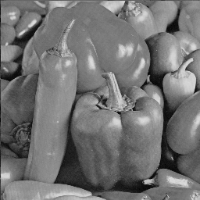
#> input picture pepper.png, 200 x 200 px
$ jupyter execute PHT-Straight.ipynb
#> lines starting #> are read from the running program, lines starting #| are printed output that depends on the picture
[cell 1]
from matplotlib import pyplot as plt
import numpy as np
import cv2

[cell 2]
N = 50
P = 70

ori_img = cv2.imread('./pepper.png', 0)
#> ori_img is the input picture: shape (200, 200); min 5, max 220, mean 115
img = cv2.resize(ori_img, (N,N))
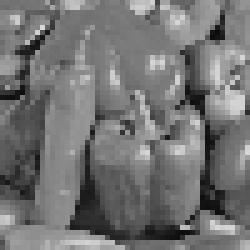
#> img: shape (50, 50) (shown 5 times larger); min 11, max 216, mean 115.5
imvec = np.reshape(np.array(img), (N*N,1))
#> imvec = 2500 values, max 216 at index 258, min 11 at index 343, mean 115.5

[cell 3]
def imshow(imgdata):
    plt.imshow(imgdata, cmap = 'gray')
    plt.show()

imshow(img)

[cell 4]
# GENERATE MATRIX TRANSFORM

matN = np.ones((2 * P + 1, 2 * P + 1), dtype='float32')
matM = np.ones((2 * P + 1, 2 * P + 1), dtype='float32')
for i in range(-P, P+1):
    matN[i + P,:] = i
    matM[:,i + P] = i
matN = matN.reshape(((2 * P + 1) * (2 * P + 1), 1))
matN = np.repeat(matN, N * N, axis=1)
matM = matM.reshape(((2 * P + 1) * (2 * P + 1), 1))
matM = np.repeat(matM, N * N, axis=1)

matI = np.ones((N,N), dtype='float32')
matK = np.ones((N,N), dtype='float32')
for i in range(N):
    matI[i,:] = i
    matK[:,i] = i
matI = matI.reshape((1, N * N))
matI = np.repeat(matI, (2 * P + 1) * (2 * P + 1), axis=0)
matK = matK.reshape((1, N * N))
matK = np.repeat(matK, (2 * P + 1) * (2 * P + 1), axis=0)

matY = (2 * matI - N + 1) / (N - 1) / np.sqrt(2)
matX = (2 * matK - N + 1) / (N - 1) / np.sqrt(2)
matR = np.sqrt(matX * matX + matY * matY)
matT = np.arctan2(matY, matX)

# FREE UP SOME MEMORY - 1
del matI
del matK
del matY
del matX

matW = 2 / (np.pi * N * N) * np.exp(-2 * np.pi * matN * matR * matR * 1j - matM * matT * 1j)

# FREE UP SOME MEMORY - 2
del matN
del matM
del matR
del matT

[cell 5]
transformed = np.matmul(matW, imvec)
transformed_abs = np.abs(transformed)
#> transformed_abs = 19881 values, max 73.51 at index 9940, min 0.000803 at index 1533, mean 0.881
transformed_abs_img = np.reshape(transformed_abs, (2 * P + 1, 2 * P + 1))
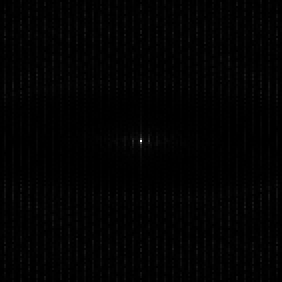
#> transformed_abs_img: shape (141, 141) float32 (shown 2 times larger); min 0.000803, max 73.51, mean 0.9; drawn with min black and max white
imshow(transformed_abs_img)

[cell 6]
# GENERATE MATRIX INVERS TRANSFORM

matN = np.ones((2 * P + 1, 2 * P + 1), dtype='float32')
matM = np.ones((2 * P + 1, 2 * P + 1), dtype='float32')
for i in range(-P, P+1):
    matN[i + P,:] = i
    matM[:,i + P] = i
matN = matN.reshape((1, (2 * P + 1) * (2 * P + 1)))
matN = np.repeat(matN, N * N, axis=0)
matM = matM.reshape((1, (2 * P + 1) * (2 * P + 1)))
matM = np.repeat(matM, N * N, axis=0)

matI = np.ones((N,N), dtype='float32')
matK = np.ones((N,N), dtype='float32')
for i in range(N):
    matI[i,:] = i
    matK[:,i] = i
matI = matI.reshape((N*N,1))
matI = np.repeat(matI, (2 * P + 1)*(2 * P + 1), axis=1)
matK = matK.reshape((N*N,1))
matK = np.repeat(matK, (2 * P + 1)*(2 * P + 1), axis=1)

matY = (2 * matI - N + 1) / (N - 1) / np.sqrt(2)
matX = (2 * matK - N + 1) / (N - 1) / np.sqrt(2)
matR = np.sqrt(matX * matX + matY * matY)
matT = np.arctan2(matY, matX)

# FREE UP SOME MEMORY - 1
del matI
del matK
del matY
del matX

matV = np.exp(2 * np.pi * matN * matR * matR * 1j + matM * matT * 1j)

# FREE UP SOME MEMORY - 2
del matN
del matM
del matR
del matT

[cell 7]
inversed = np.matmul(matV, transformed)
inversed_abs = np.abs(inversed)
#> inversed_abs = 2500 values, max 1637.5 at index 1323, min 5.8 at index 1038, mean 571.5
inversed_abs_img = np.reshape(inversed_abs, (N,N))
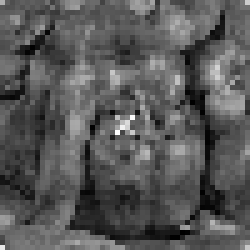
#> inversed_abs_img: shape (50, 50) float32 (shown 5 times larger); min 5.8, max 1637.5, mean 571.5; drawn with min black and max white
imshow(inversed_abs_img)
